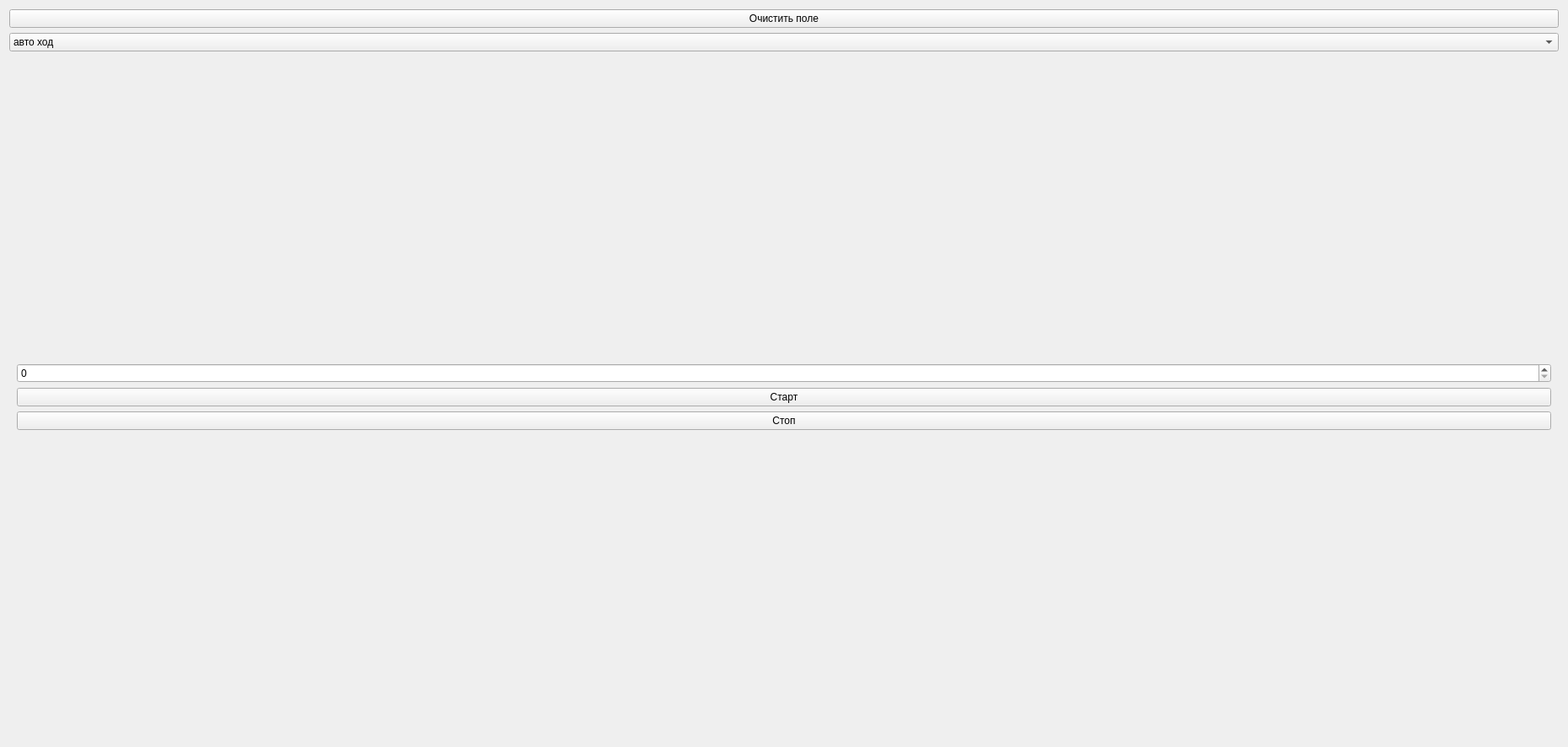
<?xml version="1.0" encoding="UTF-8"?>
<ui version="4.0">
 <class>Form</class>
 <widget class="QWidget" name="Form">
  <property name="geometry">
   <rect>
    <x>0</x>
    <y>0</y>
    <width>1860</width>
    <height>886</height>
   </rect>
  </property>
  <property name="windowTitle">
   <string>Form</string>
  </property>
  <layout class="QGridLayout" name="gridLayout_2">
   <item row="0" column="0">
    <layout class="QVBoxLayout" name="verticalLayout_3">
     <item>
      <widget class="QPushButton" name="clear_field_button">
       <property name="text">
        <string>Очистить поле</string>
       </property>
      </widget>
     </item>
     <item>
      <widget class="QComboBox" name="mode_selection_comboBox">
       <item>
        <property name="text">
         <string>авто ход</string>
        </property>
       </item>
       <item>
        <property name="text">
         <string>пошаговый</string>
        </property>
       </item>
      </widget>
     </item>
     <item>
      <widget class="QStackedWidget" name="stackedWidget">
       <property name="sizePolicy">
        <sizepolicy hsizetype="Expanding" vsizetype="Expanding">
         <horstretch>0</horstretch>
         <verstretch>0</verstretch>
        </sizepolicy>
       </property>
       <widget class="QWidget" name="automatic_page">
        <layout class="QGridLayout" name="gridLayout">
         <item row="0" column="0">
          <layout class="QVBoxLayout" name="verticalLayout">
           <item>
            <widget class="QSpinBox" name="per_second_spinBox">
             <property name="sizePolicy">
              <sizepolicy hsizetype="Expanding" vsizetype="Fixed">
               <horstretch>0</horstretch>
               <verstretch>0</verstretch>
              </sizepolicy>
             </property>
             <property name="maximum">
              <number>1000</number>
             </property>
            </widget>
           </item>
           <item>
            <widget class="QPushButton" name="start_button">
             <property name="text">
              <string>Старт</string>
             </property>
            </widget>
           </item>
           <item>
            <widget class="QPushButton" name="stop_button">
             <property name="text">
              <string>Стоп</string>
             </property>
            </widget>
           </item>
          </layout>
         </item>
        </layout>
       </widget>
       <widget class="QWidget" name="step_by_step_page">
        <widget class="QWidget" name="horizontalLayoutWidget">
         <property name="geometry">
          <rect>
           <x>19</x>
           <y>9</y>
           <width>111</width>
           <height>61</height>
          </rect>
         </property>
         <layout class="QHBoxLayout" name="horizontalLayout">
          <item>
           <widget class="QPushButton" name="do_step_button">
            <property name="sizePolicy">
             <sizepolicy hsizetype="Preferred" vsizetype="Fixed">
              <horstretch>0</horstretch>
              <verstretch>0</verstretch>
             </sizepolicy>
            </property>
            <property name="text">
             <string>Шаг</string>
            </property>
           </widget>
          </item>
         </layout>
        </widget>
       </widget>
      </widget>
     </item>
    </layout>
   </item>
  </layout>
 </widget>
 <resources/>
 <connections/>
</ui>
